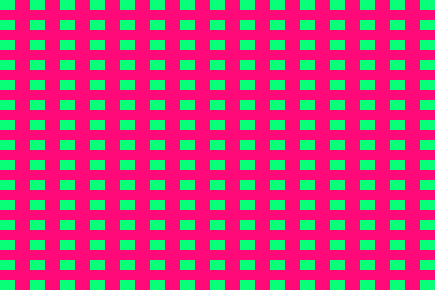
Frame 1 (no input)
Frame 60 (no input): identical to frame 1, image omitted
Frame 120 (the mouse pressed at the canvas centre since frame 60): identical to frame 1, image omitted

The p5.js sketch that drew this single still picture (run headless with seeded random() and noise() and a simulated clock; from frame 60 on, the mouse is pressed at the canvas centre):

// p5.js sketch
// ── sketch.js

function setup() {
	createCanvas(435,290);
  background(255,10,120);
  i=0;
}

function draw() {
	for (var i=0; i<windowWidth; i+=30){
		for (var j=0; j<windowHeight; j+=20){
			noStroke();
			fill(10,255,120);
			rect(i,j,15,10);
		}
	}
}
